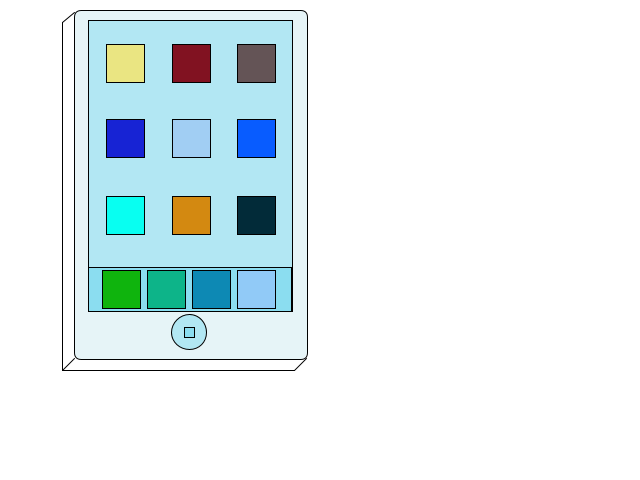
Frame 1 (no input)
Frame 60 (the mouse pressed at the canvas centre just before this capture): identical to frame 1, image omitted
Frame 120 (the mouse held since frame 60 and released just before this capture): identical to frame 1, image omitted

The Processing sketch that drew this single still picture (run headless with seeded random() and noise(); from frame 60 on, the mouse is pressed at the canvas centre):

// Processing sketch: processing_87586
// ── processing_87586.pde

void setup() {
       size(640, 480);
     } 
     
void draw(){
  background(255);    // Setting the background to white
  stroke(0);          // Setting the outline (stroke) to black
  fill(230,244,247);          // Setting the interior of a shape (fill) to grey 
  //rect(62,22,233,349); //Bottom base 
  rect(74,10,233,349,7); //Top base
  fill(21,189,229,63);
  rect(88,20,204,291); //Screen
  rect(88,267,203,44); //Home bar
  line(62,22,62,370); //Left base
  line(62,370,294,370); //Bottom base
  line(62,22,74,12); //Top left line
  line(62,370,74,358); //Bottom left line
  line(294,370,306,358); //Bottom right line
  ellipse(189,332,35,35); //Button
  rect(184,327,10,10); //Button icon
  fill(234,229,130);
  rect(106,44,38,38); //App 1
  fill(129,18,33);
  rect(172,44,38,38); //App 2
  fill(100,84,86);
  rect(237,44,38,38); //App 3
  fill(23,35,212);
  rect(106,119,38,38); //App 4
  fill(94,102,245,50);
  rect(172,119,38,38); //App 5
  fill(8,92,255);
  rect(237,119,38,38); //App 6
  fill(8,255,241);
  rect(106,196,38,38); //App 7
  fill(211,137,17);
  rect(172,196,38,38); //App 8
  fill(2,43,57);
  rect(237,196,38,38); //App 9
  fill(15,180,13);
  rect(102,270,38,38); //Home App 1
  fill(13,180,137);
  rect(147,270,38,38); //Home App 2
  fill(13,137,180);
  rect(192,270,38,38); //Home App 3
  fill(145,202,247);
  rect(237,270,38,38); //Home App 4
}
